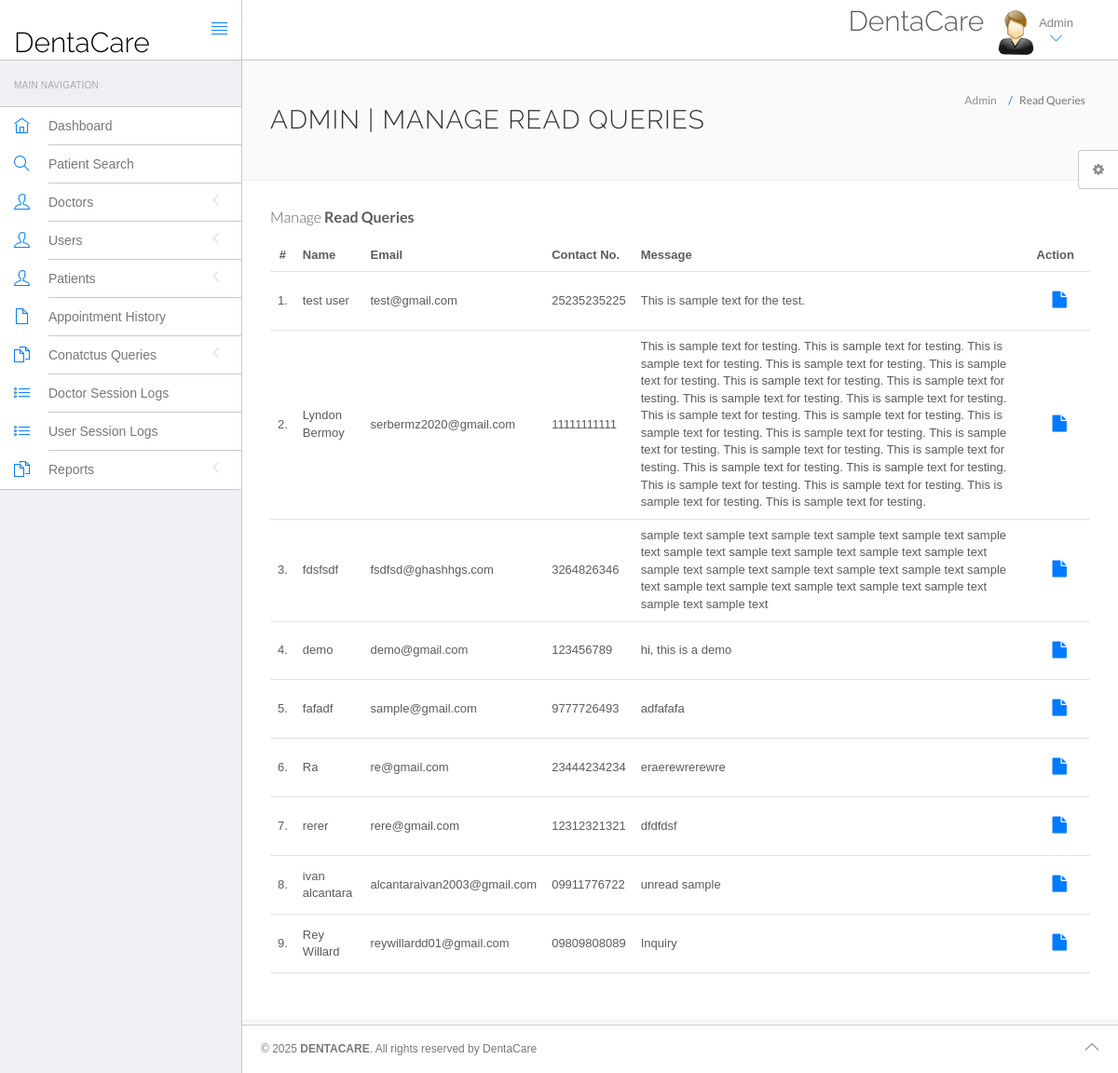
/hms/admin/read-query.php (signed in), run on the app's committed database.
### tables this page shows
CREATE TABLE `tblcontactus` (
  `id` int(11) NOT NULL,
  `fullname` varchar(255) DEFAULT NULL,
  `email` varchar(255) DEFAULT NULL,
  `contactno` varchar(11) DEFAULT NULL,
  `message` mediumtext DEFAULT NULL,
  `PostingDate` timestamp NULL DEFAULT current_timestamp(),
  `AdminRemark` mediumtext DEFAULT NULL,
  `LastupdationDate` timestamp NULL DEFAULT NULL ON UPDATE current_timestamp(),
  `IsRead` int(11) DEFAULT NULL
);

### hms/admin/read-query.php (the view, shortened to what this page needs)
<?php
include('include/config.php');
?>
<!DOCTYPE html>
<html lang="en">
	<head>
		<link rel="stylesheet" href="vendor/bootstrap/css/bootstrap.min.css">
		<link rel="stylesheet" href="vendor/fontawesome/css/font-awesome.min.css">
		<link rel="stylesheet" href="vendor/themify-icons/themify-icons.min.css">
		<link href="vendor/animate.css/animate.min.css" rel="stylesheet" media="screen">
		<link href="vendor/perfect-scrollbar/perfect-scrollbar.min.css" rel="stylesheet" media="screen">
		<link href="vendor/switchery/switchery.min.css" rel="stylesheet" media="screen">
		<link href="vendor/bootstrap-touchspin/jquery.bootstrap-touchspin.min.css" rel="stylesheet" media="screen">
		<link href="vendor/select2/select2.min.css" rel="stylesheet" media="screen">
		<link href="vendor/bootstrap-datepicker/bootstrap-datepicker3.standalone.min.css" rel="stylesheet" media="screen">
		<link href="vendor/bootstrap-timepicker/bootstrap-timepicker.min.css" rel="stylesheet" media="screen">
		<link rel="stylesheet" href="assets/css/styles.css">
		<link rel="stylesheet" href="assets/css/plugins.css">
		<link rel="stylesheet" href="assets/css/themes/theme-1.css" id="skin_color" />
	</head>
	<body>
		<div id="app">		<?php include('include/footer.php');?>
<?php include('include/sidebar.php');?>
			<div class="app-content">
						<?php include('include/header.php');?>
				<div class="main-content" >
					<div class="wrap-content container" id="container">
						<section id="page-title">
							<div class="row">
								<div class="col-sm-8">
									<h1 class="mainTitle">Admin | Manage Read Queries</h1>
																	</div>
								<ol class="breadcrumb">
									<li>
										<span>Admin</span>
									</li>
									<li class="active">
										<span>Read Queries</span>
									</li>
								</ol>
							</div>
						</section>
						<div class="container-fluid container-fullw bg-white">
									<div class="row">
								<div class="col-md-12">
									<h5 class="over-title margin-bottom-15">Manage <span class="text-bold">Read Queries</span></h5>
									<table class="table table-hover" id="sample-table-1">
										<thead>
											<tr>
												<th class="center">#</th>
												<th>Name</th>
												<th class="hidden-xs">Email</th>
												<th>Contact No. </th>
												<th>Message </th>
												<th>Action</th>
											</tr>
										</thead>
										<tbody>
<?php
$sql=mysqli_query($con,"select * from tblcontactus where IsRead is not null");
$cnt=1;
while($row=mysqli_fetch_array($sql))
{
?>
											<tr>
												<td class="center"><?php echo $cnt;?>.</td>
												<td class="hidden-xs"><?php echo $row['fullname'];?></td>
												<td><?php echo $row['email'];?></td>
												<td><?php echo $row['contactno'];?></td>
												<td><?php echo $row['message'];?></td>
												<td >
												<div class="visible-md visible-lg hidden-sm hidden-xs">
							<a href="query-details.php?id=<?php echo $row['id'];?>" class="btn btn-transparent btn-lg" title="View Details"><i class="fa fa-file"></i></a>
												</div>
												</td>
											</tr>
											<?php
$cnt=$cnt+1;
											 }?>
										</tbody>
									</table>
								</div>
							</div>
								</div>
							</div>
						</div>
					</div>
				</div>
	<?php include('include/setting.php');?>
	</body>
</html>

### hms/admin/assets/css/themes/theme-1.css (style rules this page uses)
body { background: #FAFAFA; }

### data on the page
tblcontactus: fullname "test user", email "test@gmail.com", contactno "25235235225", message "This is sample text for the test."
tblcontactus: fullname "Lyndon Bermoy", email "serbermz2020@gmail.com", contactno "11111111111", message "This is sample text for testing. This is sample text for testing. This is sample text for testing. This is sample text for testing. This is sample text for testing. This is sample text for testing. This is sample text for testing. This is sample text for testing. This is sample text for testing. This is sample text for testing. This is sample text for testing. This is sample text for testing. This is sample text for testing. This is sample text for testing. This is sample text for testing. This is sample text for testing. This is sample text for testing. This is sample text for testing. This is sample text for testing. This is sample text for testing. This is sample text for testing. This…"
tblcontactus: fullname "fdsfsdf", email "fsdfsd@ghashhgs.com", contactno "3264826346", message "sample text sample text sample text sample text sample text sample text sample text sample text sample text sample text sample text sample text sample text sample text sample text sample text sample text sample text sample text sample text sample text sample text sample text sample text"
tblcontactus: fullname "demo", email "demo@gmail.com", contactno "123456789", message "hi, this is a demo"
tblcontactus: fullname "fafadf", email "sample@gmail.com", contactno "9777726493", message "adfafafa"
tblcontactus: fullname "Ra", email "re@gmail.com", contactno "23444234234", message "eraerewrerewre"
tblcontactus: fullname "rerer", email "rere@gmail.com", contactno "12312321321", message "dfdfdsf"
tblcontactus: fullname "ivan alcantara", email "alcantaraivan2003@gmail.com", contactno "09911776722", message "unread sample"
tblcontactus: fullname "Rey Willard", email "reywillardd01@gmail.com", contactno "09809808089", message "Inquiry"
